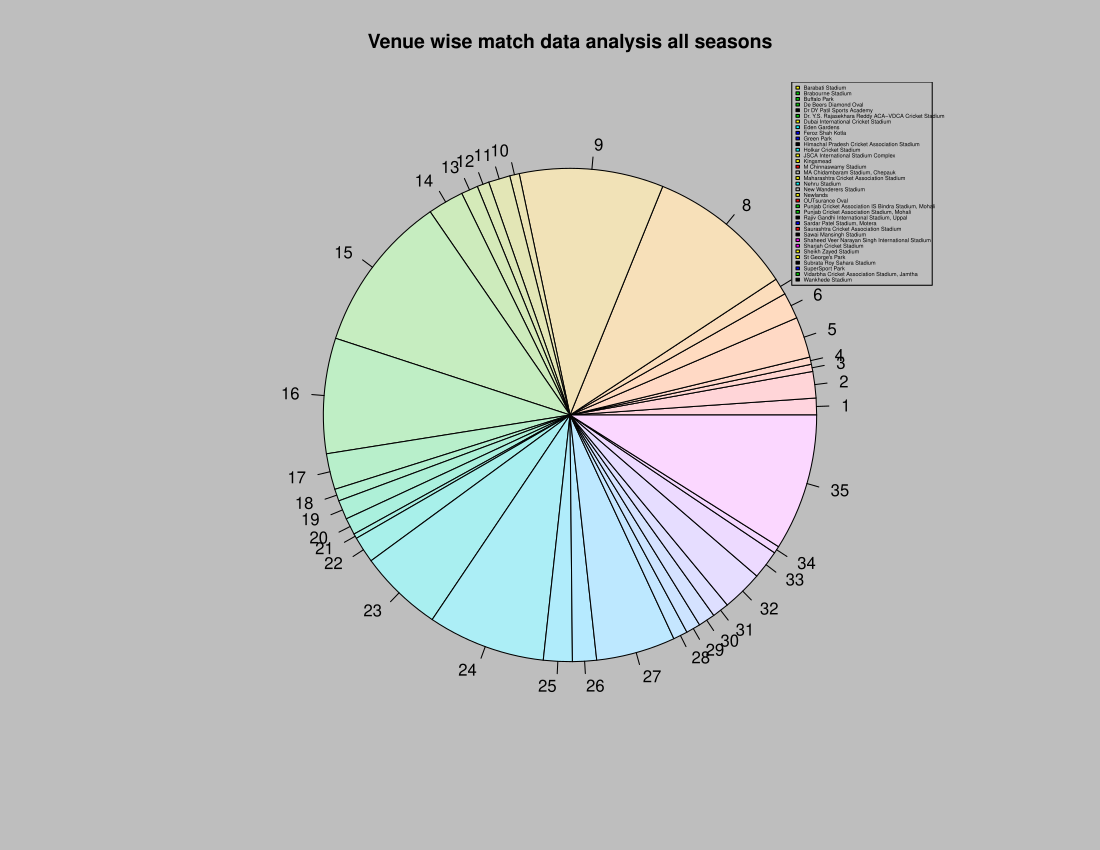

Source code (R):
#$10

####Venue wise match data analysis:

match_df$venue
na.omit(match_df$venue)->venue1
print("Name of stadium used in all IPL seasons:")
unique(venue1)
print("No. of stadium used in all IPL seasons:")
length(unique(venue1))

match_df%>%count(match_df$venue)->venu_df
as.data.frame(venu_df)->venu_df
colnames(venu_df)<-c("Stedium_name","Matches_Played")

#table:
print("Name of stadium used in all IPL seasons and no. of matches played:")
venu_df

#graph:
par(bg="gray")
pie(venu_df$Matches_Played,radius = 0.8,angle = 90,col=color.scale(1:35,c(0,300),35,90,color.spec="hcl"),main ="Venue wise match data analysis all seasons" )
legend("topright",legend=venu_df$Stedium_name,fill=venu_df$Matches_Played,cex = 0.3)
